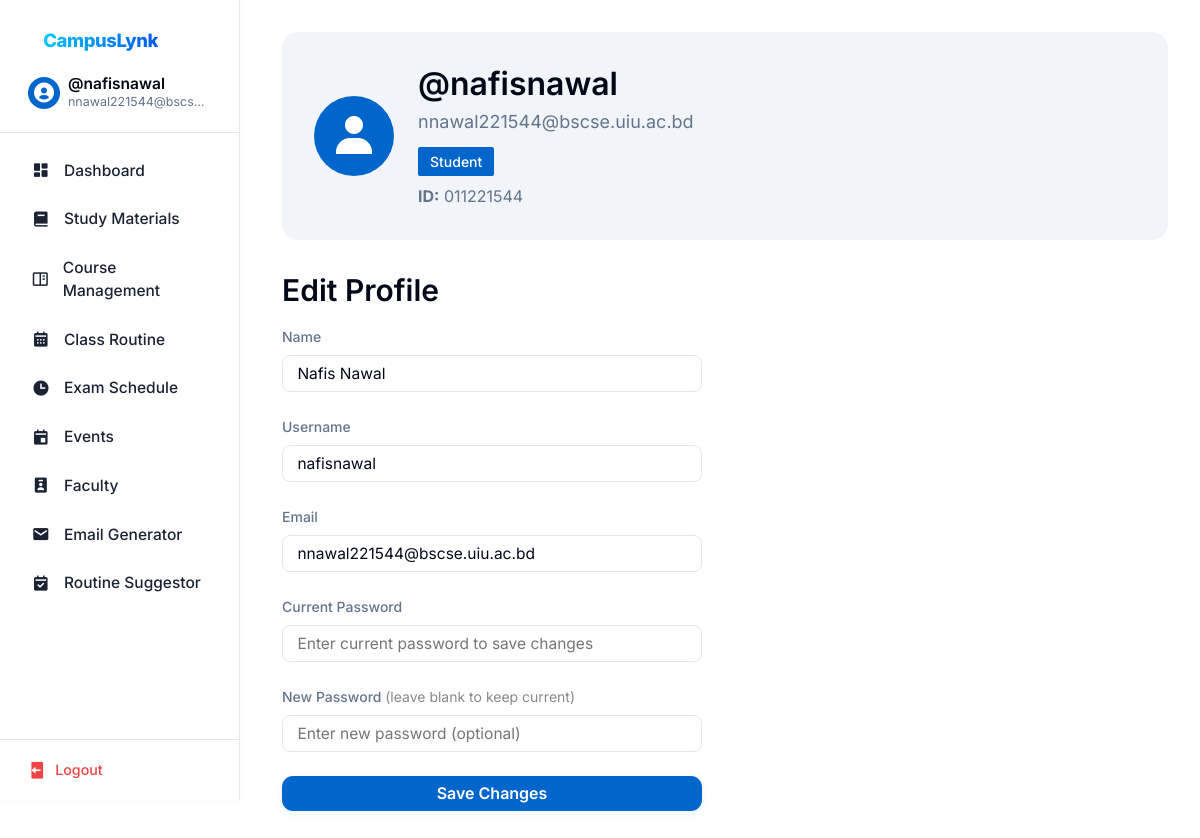
The page /profile.php (signed in) on the database its author committed.
### tables this page shows
CREATE TABLE `users` (
  `id` int(11) NOT NULL,
  `username` varchar(255) NOT NULL,
  `email` varchar(255) NOT NULL,
  `password` varchar(255) NOT NULL,
  `role` enum('student','faculty','admin') NOT NULL,
  `name` varchar(255) NOT NULL
);

CREATE TABLE `student_id_table` (
  `user_id` int(11) NOT NULL,
  `university_id` varchar(20) NOT NULL
);

### profile.php (the view, shortened to what this page needs)
<?php
$database = new Database();
$db = $database->getConnection();
$user = null;
try {
    $userQuery = "SELECT * FROM users WHERE email = ?";
    $userStmt = $db->prepare($userQuery);
    $userStmt->execute([$_SESSION["useremail"]]);
    $user = $userStmt->fetch(PDO::FETCH_ASSOC);
    if ($user) {
        $university_id = null;
        if ($user && isset($user['role']) && $user['role'] === 'student') {
            $stmt = $db->prepare("SELECT university_id FROM student_id_table WHERE user_id = ?");
            $stmt->execute([$user['id']]);
            $row = $stmt->fetch(PDO::FETCH_ASSOC);
            if ($row) $university_id = $row['university_id'];
        }
    } else {
        session_destroy();
        header("Location: login.php?error=User not found");
        exit();
    }
} catch (PDOException $e) {
    die("Database error. Please try again later.");
}
?>
<!DOCTYPE html>
<html lang="en">
<head>
    <link href='https://unpkg.com/boxicons@2.1.4/css/boxicons.min.css' rel='stylesheet'>
    <link rel="stylesheet" href="css/base.css">
    <link rel="stylesheet" href="css/layout.css">
    <link rel="stylesheet" href="css/components.css">
    <link rel="stylesheet" href="css/profile.css">
</head>
<body>
    <?php include 'sidebar.php'; ?>
    <main class="main-content">
        <section class="profile-header">
            <div class="avatar">
                <i class='bx bxs-user'></i>
            </div>
            <div class="profile-info">
                <h1><?php echo isset($user['username']) ? '@' . htmlspecialchars($user['username']) : 'User'; ?></h1>
                <p class="text-muted"><?php echo isset($user['email']) ? htmlspecialchars($user['email']) : 'No email provided'; ?></p>
                <?php if (isset($user['role'])): ?>
                    <span class="role-badge"><?php echo htmlspecialchars(ucfirst($user['role'])); ?></span>
                <?php endif; ?>
                <?php if ($university_id): ?>
                    <div class="student-id" style="margin-top:0.5rem; color:#64748b; font-size:1rem;">
                        <strong>ID:</strong> <?php echo htmlspecialchars($university_id); ?>
                    </div>
                <?php endif; ?>
            </div>
        </section>
        <section class="profile-edit-section">
            <h2>Edit Profile</h2>
            <form action="update_profile.php" method="POST" class="form-grid" style="max-width: 420px;">
                <div class="form-group">
                    <label for="name" class="form-label">Name</label>
                    <input type="text" name="name" id="name" class="form-input" value="<?php echo htmlspecialchars($user['name']); ?>" required>
                </div>
                <div class="form-group">
                    <label for="username" class="form-label">Username</label>
                    <input type="text" name="username" id="username" class="form-input" value="<?php echo htmlspecialchars($user['username']); ?>" required>
                </div>
                <div class="form-group">
                    <label for="email" class="form-label">Email</label>
                    <input type="email" name="email" id="email" class="form-input" value="<?php echo htmlspecialchars($user['email']); ?>" required>
                </div>
                <div class="form-group">
                    <label for="current_password" class="form-label">Current Password</label>
                    <input type="password" name="current_password" id="current_password" class="form-input" required placeholder="Enter current password to save changes">
                </div>
                <div class="form-group">
                    <label for="new_password" class="form-label">New Password <span style="color: #888; font-weight: 400;">(leave blank to keep current)</span></label>
                    <input type="password" name="new_password" id="new_password" class="form-input" placeholder="Enter new password (optional)">
                </div>
                <button type="submit" class="btn btn-primary">Save Changes</button>
            </form>
        </section>
    </main>
</body>
</html>

### sidebar.php (shortened to what this page needs)
<?php
try {
    $sidebar_database = new Database();
    $sidebar_db = $sidebar_database->getConnection();
    $sidebar_query = $sidebar_db->prepare("SELECT * FROM users WHERE email = ?");
    $sidebar_query->execute([$_SESSION['useremail']]);
    $sidebar_user = $sidebar_query->fetch(PDO::FETCH_ASSOC);
} catch (PDOException $e) {
    header("Location: login.php?error=Database Error: " . urlencode($e->getMessage()));
    exit();
}
$current_page = basename($_SERVER['PHP_SELF']);
$role = $sidebar_user['role'];
?>
<link href='https://unpkg.com/boxicons@2.1.4/css/boxicons.min.css' rel='stylesheet'>
<aside class="sidebar">
    <div class="sidebar-header">
        <div class="logo-and-title-div">
            <div class="sidebar-brand">
                <a href="index.php" class="navbar-brand sidebar-logo"><span>CampusLynk</span></a>
            </div>
        </div>
        <a href="<?php echo $role === 'faculty' ? 'faculty_dashboard.php' : ($role === 'admin' ? 'admin_dashboard.php' : 'profile.php'); ?>" class="user-info">
            <div class="user-avatar">
                <i class='bx bxs-user-circle'></i>
            </div>
            <div class="user-details">
                <h3 class="user-name"><?php echo '@' . htmlspecialchars($sidebar_user['username']); ?></h3>
                <p class="user-email"><?php echo htmlspecialchars($sidebar_user['email']); ?></p>
            </div>
        </a>
    </div>
    <div class="sidebar-content">
        <ul class="nav-links">
            <?php if ($role === 'admin'): ?>
                <li>
                    <a href="admin_dashboard.php" class="nav-link <?php echo $current_page === 'admin_dashboard.php' ? 'active' : ''; ?>">
                        <i class='bx bxs-dashboard'></i>
                        <span>Dashboard</span>
                    </a>
                </li>
                <li>
                    <a href="admin_dataimport.php" class="nav-link <?php echo $current_page === 'admin_dataimport.php' ? 'active' : ''; ?>">
                        <i class='bx bxs-file-import'></i>
                        <span>Upcoming Class Import</span>
                    </a>
                </li>
                <li>
                    <a href="admin_exam_import.php" class="nav-link <?php echo $current_page === 'admin_exam_import.php' ? 'active' : ''; ?>">
                        <i class='bx bxs-calendar-event'></i>
                        <span>Exam Schedule Importer</span>
                    </a>
                </li>
                <li>
                    <a href="admin_class_schedule.php" class="nav-link <?php echo $current_page === 'admin_class_schedule.php' ? 'active' : ''; ?>">
                        <i class='bx bx-calendar'></i>
                        <span>Ongoing Class Schedule</span>
                    </a>
                </li>
                <li>
                    <a href="admin_users.php" class="nav-link <?php echo $current_page === 'admin_users.php' ? 'active' : ''; ?>">
                        <i class='bx bxs-user-detail'></i>
                        <span>User Management</span>
                    </a>
                </li>
                <li>
                    <a href="admin_event_management.php" class="nav-link <?php echo $current_page === 'admin_event_management.php' ? 'active' : ''; ?>">
                        <i class='bx bx-calendar-plus'></i>
                        <span>Event Management</span>
                    </a>
                </li>
                <li>
                    <a href="admin_review_materials.php" class="nav-link <?php echo $current_page === 'admin_review_materials.php' ? 'active' : ''; ?>">
                        <i class='bx bx-task'></i>
                        <span>Review Materials</span>
                    </a>
                </li>
                <li>
                    <a href="admin_settings.php" class="nav-link <?php echo $current_page === 'admin_settings.php' ? 'active' : ''; ?>">
                        <i class='bx bxs-cog'></i>
                        <span>Settings</span>
                    </a>
                </li>
            <?php else: ?>
                <li>
                    <a href="dashboard.php" class="nav-link <?php echo $current_page === 'dashboard.php' ? 'active' : ''; ?>">
                        <i class='bx bxs-dashboard'></i>
                        <span>Dashboard</span>
                    </a>
                </li>
                <li>
                    <a href="study-materials.php" class="nav-link <?php echo $current_page === 'study-materials.php' ? 'active' : ''; ?>">
                        <i class='bx bxs-book'></i>
                        <span>Study Materials</span>
                    </a>
                </li>
                <li>
                    <a href="course_management.php" class="nav-link <?php echo $current_page === 'course_management.php' ? 'active' : ''; ?>">
                        <i class='bx bx-book-content'></i>
                        <span>Course Management</span>
                    </a>
                </li>
                <li>
                    <a href="class_routine1.php" class="nav-link <?php echo $current_page === 'class_routine1.php' ? 'active' : ''; ?>">
                        <i class='bx bxs-calendar'></i>
                        <span>Class Routine</span>
                    </a>
                </li>
                <li>
                    <a href="exam_schedule.php" class="nav-link <?php echo $current_page === 'exam_schedule.php' ? 'active' : ''; ?>">
                        <i class='bx bxs-time'></i>
                        <span>Exam Schedule</span>
                    </a>
                </li>
                <li>
                    <a href="eventpage.php" class="nav-link <?php echo $current_page === 'eventpage.php' ? 'active' : ''; ?>">
                        <i class='bx bxs-calendar-event'></i>
                        <span>Events</span>
                    </a>
                </li>
                <li>
                    <a href="faculty.php" class="nav-link <?php echo $current_page === 'faculty.php' ? 'active' : ''; ?>">
                        <i class='bx bxs-user-badge'></i>
                        <span>Faculty</span>
                    </a>
                </li>
                <li>
                    <a href="email_assistant.php" class="nav-link <?php echo $current_page === 'email_assistant.php' ? 'active' : ''; ?>">
                        <i class='bx bxs-envelope'></i>
                        <span>Email Generator</span>
                    </a>
                </li>
                <li>
                    <a href="routine_suggestor.php" class="nav-link <?php echo $current_page === 'routine_suggestor.php' ? 'active' : ''; ?>">
                        <i class='bx bxs-calendar-check'></i>
                        <span>Routine Suggestor</span>
                    </a>
                </li>
            <?php endif; ?>
        </ul>
    </div>
    <div class="sidebar-footer">
        <?php
        $logout_url = 'logout.php';
        if (isset($_SESSION['role'])) {
            switch ($_SESSION['role']) {
                default:
                    $logout_url = 'logout.php';
            }
        }
        ?>
        <a href="<?php echo $logout_url; ?>" class="logout-btn">
            <i class='bx bxs-log-out'></i>
            <span>Logout</span>
        </a>
    </div>
</aside>

### css/base.css (style rules this page uses)
:root { --background: #ffffff; --foreground: #020817; --card: #ffffff; --card-foreground: #020817; --popover: #ffffff; --popover-foreground: #020817; --primary: #0066cc; --primary-foreground: #ffffff; --secondary: #f1f5f9; --secondary-foreground: #0f172a; --muted: #f1f5f9; --muted-foreground: #64748b; --accent: #f1f5f9; --accent-foreground: #0f172a; --destructive: #ef4444; --destructive-foreground: #ffffff; --success: #16a34a; --success-foreground: #ffffff; --border: #e2e8f0; --input: #e2e8f0; --ring: #0066cc; --spacing-1: 0.25rem; --spacing-2: 0.5rem; --spacing-3: 0.75rem; --spacing-4: 1rem; --spacing-5: 1.25rem; --spacing-6: 1.5rem; --spacing-8: 2rem; --spacing-10: 2.5rem; --spacing-12: 3rem; --radius-sm: 0.125rem; --radius: 0.5rem; --radius-md: 0.75rem; --radius-lg: 1rem; --shadow-sm: 0 1px 2px rgba(0, 0, 0, 0.05); --shadow: 0 1px 3px rgba(0, 0, 0, 0.1), 0 1px 2px rgba(0, 0, 0, 0.06); --shadow-md: 0 4px 6px -1px rgba(0, 0, 0, 0.1), 0 2px 4px -1px rgba(0, 0, 0, 0.06); --shadow-lg: 0 10px 15px -3px rgba(0, 0, 0, 0.1), 0 4px 6px -2px rgba(0, 0, 0, 0.05); }
* { margin: 0; padding: 0; box-sizing: border-box; font-family: 'Inter', sans-serif; }
body { background-color: var(--background); color: var(--foreground); line-height: 1.5; }
h1, h2, h3, h4, h5, h6 { font-weight: 600; line-height: 1.25; margin-bottom: var(--spacing-4); }
h1 { font-size: 2.25rem; }
h2 { font-size: 1.875rem; }
h3 { font-size: 1.5rem; }
.text-muted { color: var(--muted-foreground); }

### css/components.css (style rules this page uses)
.form-grid { display: grid; gap: 1.5rem; }
.form-group { display: flex; flex-direction: column; gap: 0.5rem; }
.form-label { font-weight: 500; color: var(--muted-foreground); font-size: 0.875rem; }
.form-input, .form-select { padding: 0.5rem 0.9rem; font-size: 0.97rem; border-radius: var(--radius); background: rgba(255,255,255,0.92); border: 1px solid var(--border); color: var(--foreground); transition: border 0.18s, box-shadow 0.18s; }
.btn, .btn-primary, .btn-outline, .btn-glass { display: inline-flex; align-items: center; justify-content: center; padding: 0.48rem 1.15rem; font-size: 1rem; font-weight: 600; border-radius: 0.7rem; border: none; outline: none; box-shadow: 0 1.5px 6px 0 rgba(0,124,240,0.07); transition: background 0.18s, color 0.18s, box-shadow 0.18s, border 0.18s, outline 0.18s; cursor: pointer; gap: 0.5rem; min-width: 96px; user-select: none; }
.btn-primary { background: var(--primary); color: #fff !important; border: none; box-shadow: 0 2px 8px 0 rgba(0,124,240,0.10); }
.avatar { width: 40px; height: 40px; border-radius: 50%; display: flex; align-items: center; justify-content: center; background: var(--primary); color: var(--primary-foreground); font-weight: 500; }

### css/profile.css (style rules this page uses)
.profile-header { display: flex; align-items: center; gap: 1.5rem; padding: 2rem; background-color: var(--muted); border-radius: var(--radius-lg); margin-bottom: 2rem; }
.avatar { width: 80px; height: 80px; border-radius: 50%; background-color: var(--primary); color: var(--primary-foreground); display: flex; align-items: center; justify-content: center; font-size: 3rem; flex-shrink: 0; }
.profile-info h1 { font-size: 2rem; font-weight: 600; margin-bottom: 0.25rem; }
.profile-info .text-muted { font-size: 1.125rem; margin-bottom: 0.75rem; }
.role-badge { display: inline-block; padding: 0.25rem 0.75rem; background-color: var(--primary); color: var(--primary-foreground); border-radius: var(--radius-sm); font-size: 0.875rem; font-weight: 500; }

### rows shown on the page
users: username "nafisnawal", email "nnawal221544@bscs…", email "nnawal221544@bscse.uiu.ac.bd", role "Student", name "Nafis Nawal"
student_id_table: university "011221544"
